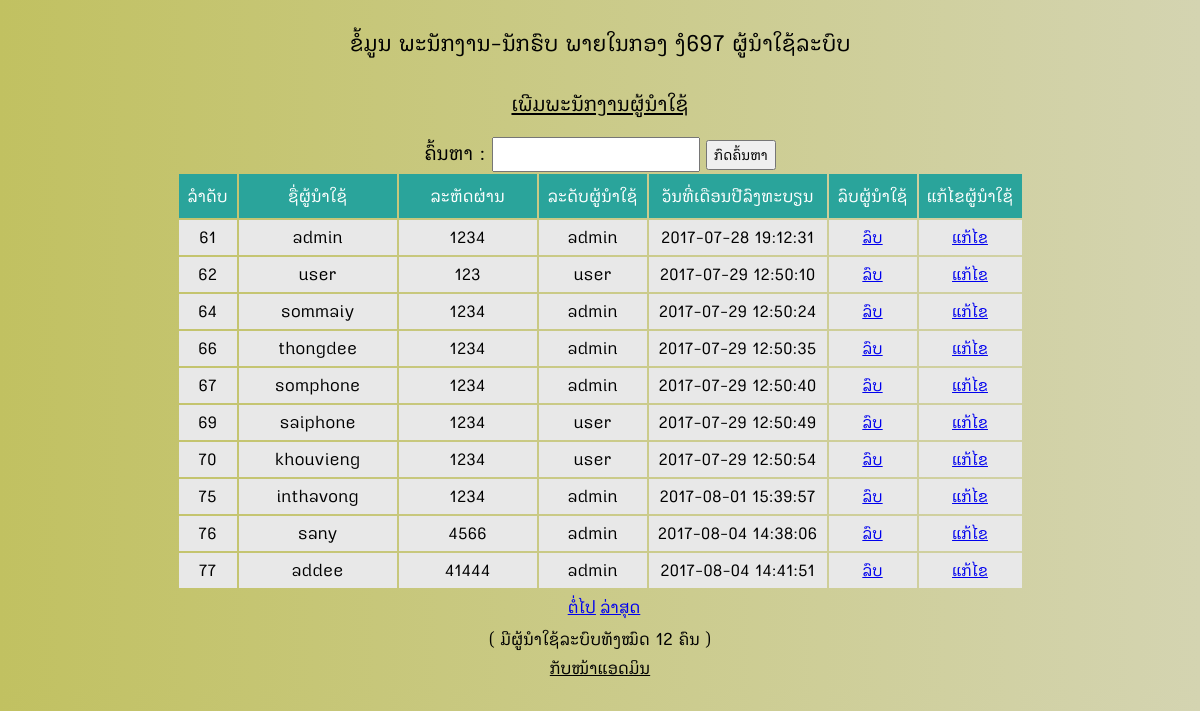
Screenshot of /backend/users/show.php with the database file from the repository.
### tables this page shows
CREATE TABLE `tb_users` (
  `id_users` int(11) NOT NULL,
  `username_login` varchar(45) NOT NULL,
  `user_password` varchar(45) NOT NULL,
  `user_level` enum('admin','user') NOT NULL DEFAULT 'user',
  `user_registered` datetime DEFAULT NULL,
  `last_login` datetime DEFAULT NULL
);

### backend/users/show.php (the view, shortened to what this page needs)
<?php require_once('../../Connections/config.php'); ?>
<?php
$currentPage = $_SERVER["PHP_SELF"];
$maxRows_show_users = 10;
$pageNum_show_users = 0;
$startRow_show_users = $pageNum_show_users * $maxRows_show_users;
$query_show_users = "SELECT * FROM tb_users";
$query_limit_show_users = sprintf("%s LIMIT %d, %d", $query_show_users, $startRow_show_users, $maxRows_show_users);
$show_users = mysql_query($query_limit_show_users, $config) or die(mysql_error());
$row_show_users = mysql_fetch_assoc($show_users);
if (isset($_GET['totalRows_show_users'])) {
  $totalRows_show_users = $_GET['totalRows_show_users'];
} else {
  $all_show_users = mysql_query($query_show_users);
  $totalRows_show_users = mysql_num_rows($all_show_users);
}
$totalPages_show_users = ceil($totalRows_show_users/$maxRows_show_users)-1;
$queryString_show_users = "";
$queryString_show_users = sprintf("&totalRows_show_users=%d%s", $totalRows_show_users, $queryString_show_users);
?>
<!DOCTYPE html PUBLIC "-//W3C//DTD XHTML 1.0 Transitional//EN" "http://www.w3.org/TR/xhtml1/DTD/xhtml1-transitional.dtd">
<html xmlns="http://www.w3.org/1999/xhtml">
<head>
</head>
<body>
<h3 align="center" class="font-header_user">ຂໍ້ມູນ ພະນັກງານ-ນັກຮົບ ພາຍໃນກອງ ງໍ697 ຜູ້ນໍາໃຊ້ລະບົບ</h3>
<p align="center"><a href="register.php" class="font-add_user">ເພີມພະນັກງານຜູ້ນໍາໃຊ້</a></p>
<center><form action="search.php" method="post" name="form_search" class="font-search_user2" id="form_search">
  <label for="searchword">ຄົ້ນຫາ :</label>
  <input name="searchword" type="text" class="font-serch_input" id="searchword" />
  <input name="btnsearch" type="submit" class="font-search_user1" id="btnsearch" value="ກົດຄົ້ນຫາ" />
</form></center>
<table border="0" align="center" cellpadding="4" cellspacing="2">
  <tr class="font-search_tb_header">
    <td width="50" height="36" align="center" bgcolor="#2AA49B" style="color: #FFFFFF">ລຳດັບ</td>
    <td width="150" height="36" align="center" bgcolor="#2AA49B" style="color: #FFFFFF">ຊື່ຜູ້ນໍາໃຊ້</td>
    <td width="130" height="36" align="center" bgcolor="#2AA49B" style="color: #FFFFFF">ລະຫັດຜ່ານ</td>
    <td width="100" height="36" align="center" bgcolor="#2AA49B" style="color: #FFFFFF">ລະດັບຜູ້ນໍາໃຊ້</td>
    <td width="170" height="36" align="center" bgcolor="#2AA49B" style="color: #FFFFFF">ວັນທີ່ເດືອນປີລົງທະບຽນ</td>
    <td width="80" height="36" align="center" bgcolor="#2AA49B" style="color: #FFFFFF">ລົບຜູ້ນໍາໃຊ້</td>
    <td width="95" height="36" align="center" bgcolor="#2AA49B" style="color: #FFFFFF">ແກ້ໄຂຜູ້ນໍາໃຊ້</td>
  </tr>
  <?php do { ?>
    <tr class="font-search_tb_user">
      <td align="center" bgcolor="#E8E8E8"><?php echo $row_show_users['id_users']; ?></td>
      <td align="center" bgcolor="#E8E8E8"><?php echo $row_show_users['username_login']; ?></td>
      <td align="center" bgcolor="#E8E8E8"><?php echo $row_show_users['user_password']; ?></td>
      <td align="center" bgcolor="#E8E8E8"><?php echo $row_show_users['user_level']; ?></td>
      <td align="center" bgcolor="#E8E8E8"><?php echo $row_show_users['user_registered']; ?></td>
      <td align="center" bgcolor="#E8E8E8"><a href="delete.php?id_users=<?php echo $row_show_users['id_users']; ?>">ລົບ</a></td>
      <td align="center" bgcolor="#E8E8E8"><a href="update.php?id_users=<?php echo $row_show_users['id_users']; ?>">ແກ້ໄຂ</a></td>
    </tr>
    <?php } while ($row_show_users = mysql_fetch_assoc($show_users)); ?>
</table>
<table border="0" align="center">
  <tr class="font-user_paging">
    <td><?php if ($pageNum_show_users > 0) {  ?>
      <?php }  ?></td>
    <td><?php if ($pageNum_show_users > 0) {  ?>
      <?php }  ?></td>
    <td><?php if ($pageNum_show_users < $totalPages_show_users) {  ?>
      <a href="<?php printf("%s?pageNum_show_users=%d%s", $currentPage, min($totalPages_show_users, $pageNum_show_users + 1), $queryString_show_users); ?>">ຕໍ່ໄປ</a>
      <?php }  ?></td>
    <td><?php if ($pageNum_show_users < $totalPages_show_users) {  ?>
      <a href="<?php printf("%s?pageNum_show_users=%d%s", $currentPage, $totalPages_show_users, $queryString_show_users); ?>">ລ່າສຸດ</a>
      <?php }  ?></td>
  </tr>
</table>
<center>
  <div class="font-count_user">( ມີຜູ້ນໍາໃຊ້ລະບົບທັງໝົດ <?php echo $totalRows_show_users ?> ຄົນ )</div>
</center>
<center><a href="../admin/admin.php" class="font-footer_user">
ກັບໜ້າແອດມິນ</a></center>
</body>
</html>

### backend/users/show.php (style rules this page uses)
body { background-image: linear-gradient(to right, #c1c161 0%, #c1c161 0%, #d4d4b1 100%); }
.font-header_user { font-family: boonbaan; font-size: 25px; font-style: normal; font-weight: normal; color: #000; }
.font-add_user { font-family: boonbaan; font-size: 23px; font-style: normal; font-weight: normal; color: #000; }
.font-footer_user { font-family: boonbaan; font-size: 19px; font-style: normal; font-weight: normal; color: #000; }
.font-search_user1 { font-family: boonbaan; font-size: 16px; font-style: normal; font-weight: normal; color: #000; }
.font-search_user2 { font-family: boonbaan; font-size: 22px; font-style: normal; font-weight: normal; color: #000; }
.font-serch_input { font-size: 18px; color: #000; height: 29px; width: 200px; }
.font-search_tb_header { font-family: boonbaan; font-size: 19px; font-style: normal; font-weight: normal; color: #FFF; }
.font-search_tb_user { font-family: boonbaan; font-size: 18px; font-style: normal; font-weight: normal; color: #000; }
.font-user_paging { font-family: boonbaan; font-size: 19px; font-style: normal; font-weight: normal; color: #000; }
.font-count_user { font-family: boonbaan; font-size: 19px; font-style: normal; font-weight: normal; color: #000; }

### rows the page displays
tb_users: id_users "61", username_login "admin", user_password "1234", user_level "admin", user_registered "2017-07-28 19:12:31"
tb_users: id_users "62", username_login "user", user_password "123", user_level "user", user_registered "2017-07-29 12:50:10"
tb_users: id_users "64", username_login "sommaiy", user_password "1234", user_level "admin", user_registered "2017-07-29 12:50:24"
tb_users: id_users "66", username_login "thongdee", user_password "1234", user_level "admin", user_registered "2017-07-29 12:50:35"
tb_users: id_users "67", username_login "somphone", user_password "1234", user_level "admin", user_registered "2017-07-29 12:50:40"
tb_users: id_users "69", username_login "saiphone", user_password "1234", user_level "user", user_registered "2017-07-29 12:50:49"
tb_users: id_users "70", username_login "khouvieng", user_password "1234", user_level "user", user_registered "2017-07-29 12:50:54"
tb_users: id_users "75", username_login "inthavong", user_password "1234", user_level "admin", user_registered "2017-08-01 15:39:57"
tb_users: id_users "76", username_login "sany", user_password "4566", user_level "admin", user_registered "2017-08-04 14:38:06"
tb_users: id_users "77", username_login "addee", user_password "41444", user_level "admin", user_registered "2017-08-04 14:41:51"

### other values shown
$totalRows_show_users "12"
